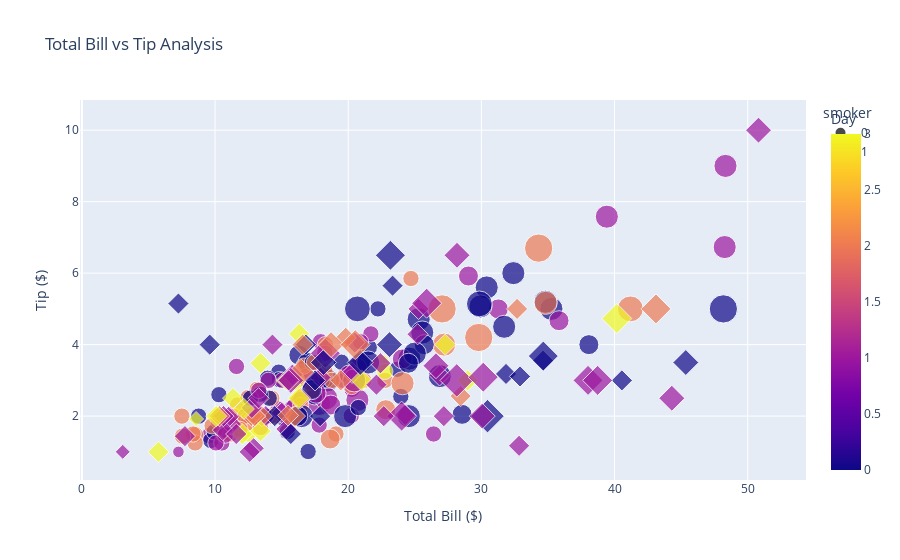

Source (notebook cell):
### Code cell
import pandas as pd
import plotly.express as px

data = pd.read_csv('tips.csv')

data["sex"] = data["sex"].map({"Female": 0, "Male": 1})
data["smoker"] = data["smoker"].map({"No": 0, "Yes": 1})
data["day"] = data["day"].map({"Sun": 0, "Sat": 1, "Thur": 2, "Fri": 3})
data["time"] = data["time"].map({"Lunch": 0, "Dinner": 1})

figure = px.scatter(
    data_frame=data,
    x="total_bill",
    y="tip",
    size="size",  # Parti büyüklüğünü belirler
    color="day",  # Renk günlere göre belirlenir
    symbol="smoker",  # Sigara içme durumuna göre sembol farklılaştırılır
    hover_name="sex",  # Hover sırasında cinsiyet bilgisi gösterilir
    hover_data=["time"],  # Hover sırasında yemek zamanı bilgisi gösterilir
    title="Total Bill vs Tip Analysis",
    labels={"total_bill": "Total Bill ($)", "tip": "Tip ($)", "size": "Party Size", "day": "Day"},
    
)

figure.show()
# import seaborn as sns
# import matplotlib.pyplot as plt

# # 'tip' sütunu ile diğer değişkenler arasındaki korelasyonların hesaplanması
# tip_correlation = data.corr()["tip"].drop("tip")  # 'tip' ile kendisi arasındaki korelasyonu çıkarıyoruz
# print(tip_correlation)

# # Bar grafiğinin çizilmesi
# plt.figure(figsize=(8, 5))
# sns.barplot(x=tip_correlation.index, y=tip_correlation.values, palette="viridis")

# # Grafiğe başlık ve etiketler eklenmesi
# plt.title("Korelasyon Katsayıları (tip ile diğer değişkenler)", fontsize=14)
# plt.ylabel("Korelasyon Katsayısı")
# plt.xticks(rotation=45)
# plt.tight_layout()

# # Grafiğin gösterilmesi
# plt.show()

### Figure 1 — Plotly figure (JSON) as saved in the notebook; plotly's stock layout.template omitted (floating-point values rounded to 4 significant figures; data arrays with more than 128 entries replaced by an {"elided": "..."} marker saying what was removed)
{"data": [{"customdata": {"elided": "151x1 int values"}, "hovertemplate": "<b>%{hovertext}</b><br><br>smoker=0<br>Total Bill ($)=%{x}<br>Tip ($)=%{y}<br>Party Size=%{marker.size}<br>time=%{customdata[0]}<br>Day=%{marker.color}<extra></extra>", "hovertext": {"elided": "151 int values"}, "legendgroup": "0", "marker": {"color": {"elided": "151 int values"}, "coloraxis": "coloraxis", "size": {"elided": "151 int values"}, "sizemode": "area", "sizeref": 0.015, "symbol": "circle"}, "mode": "markers", "name": "0", "orientation": "v", "showlegend": true, "type": "scatter", "x": {"elided": "151 float values"}, "xaxis": "x", "y": {"elided": "151 float values"}, "yaxis": "y"}, {"customdata": [[1], [1], [1], [1], [1], [1], [1], [1], [1], [1], [1], [0], [0], [1], [1], [1], [1], [1], [1], [1], [1], [1], [1], [1], [1], [1], [1], [1], [0], [1], [1], [1], [1], [1], [1], [1], [1], [1], [1], [1], [1], [1], [1], [1], [1], [1], [1], [1], [1], [1], [1], [1], [0], [0], [0], [0], [0], [0], [0], [0], [0], [0], [0], [0], [0], [0], [1], [1], [1], [1], [1], [1], [1], [1], [1], [1], [1], [1], [1], [0], [0], [0], [0], [0], [0], [1], [1], [1], [1], [1], [1], [1], [1]], "hovertemplate": "<b>%{hovertext}</b><br><br>smoker=1<br>Total Bill ($)=%{x}<br>Tip ($)=%{y}<br>Party Size=%{marker.size}<br>time=%{customdata[0]}<br>Day=%{marker.color}<extra></extra>", "hovertext": [1, 1, 1, 1, 1, 1, 0, 1, 0, 0, 1, 1, 1, 1, 0, 0, 1, 1, 1, 1, 0, 0, 0, 0, 1, 1, 1, 0, 1, 0, 0, 0, 1, 1, 1, 1, 1, 1, 1, 1, 0, 1, 1, 1, 1, 1, 1, 0, 1, 0, 1, 1, 0, 1, 1, 1, 1, 0, 0, 1, 1, 0, 0, 0, 1, 0, 1, 1, 1, 0, 1, 1, 0, 0, 0, 1, 1, 1, 0, 1, 0, 1, 1, 0, 0, 0, 1, 1, 1, 1, 1, 0, 1], "legendgroup": "1", "marker": {"color": [1, 1, 1, 1, 1, 1, 1, 1, 1, 1, 1, 2, 2, 3, 3, 3, 3, 3, 3, 3, 3, 3, 1, 1, 1, 1, 1, 1, 2, 0, 1, 1, 1, 1, 0, 0, 0, 0, 0, 0, 0, 0, 0, 0, 0, 0, 0, 0, 0, 0, 0, 0, 2, 2, 2, 2, 2, 2, 2, 2, 2, 2, 2, 2, 2, 2, 1, 1, 1, 1, 1, 1, 1, 1, 1, 1, 1, 1, 1, 3, 3, 3, 3, 3, 3, 1, 1, 1, 1, 1, 1, 1, 1], "coloraxis": "coloraxis", "size": [4, 2, 2, 2, 2, 4, 1, 2, 2, 2, 2, 2, 2, 2, 2, 2, 4, 2, 2, 2, 2, 2, 3, 2, 2, 2, 2, 2, 2, 2, 2, 2, 3, 2, 2, 2, 2, 2, 2, 2, 2, 2, 4, 2, 3, 4, 2, 3, 5, 3, 3, 2, 2, 2, 2, 2, 2, 4, 2, 2, 3, 2, 2, 2, 4, 3, 3, 4, 2, 2, 3, 4, 2, 3, 2, 5, 2, 2, 4, 2, 2, 1, 2, 2, 2, 2, 4, 3, 2, 2, 2, 2, 2], "sizemode": "area", "sizeref": 0.015, "symbol": "diamond"}, "mode": "markers", "name": "1", "orientation": "v", "showlegend": true, "type": "scatter", "x": [38.01, 11.24, 20.29, 13.81, 11.02, 18.29, 3.07, 15.01, 26.86, 25.28, 17.92, 19.44, 32.68, 28.97, 5.75, 16.32, 40.17, 27.28, 12.03, 21.01, 11.35, 15.38, 44.3, 22.42, 15.36, 20.49, 25.21, 14.31, 16, 17.51, 10.59, 10.63, 50.81, 15.81, 7.25, 31.85, 16.82, 32.9, 17.89, 14.48, 9.6, 34.63, 34.65, 23.33, 45.35, 23.17, 40.55, 20.9, 30.46, 18.15, 23.1, 15.69, 19.81, 28.44, 15.48, 16.58, 10.34, 43.11, 13, 13.51, 18.71, 12.74, 13, 16.4, 20.53, 16.47, 26.59, 38.73, 24.27, 12.76, 30.06, 25.89, 13.27, 28.17, 12.9, 28.15, 11.59, 7.74, 30.14, 12.16, 13.42, 8.58, 13.42, 16.27, 10.09, 22.12, 24.01, 15.69, 15.53, 12.6, 32.83, 27.18, 22.67], "xaxis": "x", "y": [3, 1.76, 3.21, 2, 1.98, 3.76, 1, 2.09, 3.14, 5, 3.08, 3, 5, 3, 1, 4.3, 4.73, 4, 1.5, 3, 2.5, 3, 2.5, 3.48, 1.64, 4.06, 4.29, 4, 2, 3, 1.61, 2, 10, 3.16, 5.15, 3.18, 4, 3.11, 2, 2, 4, 3.55, 3.68, 5.65, 3.5, 6.5, 3, 3.5, 2, 3.5, 4, 1.5, 4.19, 2.56, 2.02, 4, 2, 5, 2, 2, 4, 2.01, 2, 2.5, 4, 3.23, 3.41, 3, 2.03, 2.23, 2, 5.16, 2.5, 6.5, 1.1, 3, 1.5, 1.44, 3.09, 2.2, 3.48, 1.92, 1.58, 2.5, 2, 2.88, 2, 3, 3, 1, 1.17, 2, 2], "yaxis": "y"}], "layout": {"coloraxis": {"colorbar": {"title": {"text": "Day"}}, "colorscale": [[0, "#0d0887"], [0.1111, "#46039f"], [0.2222, "#7201a8"], [0.3333, "#9c179e"], [0.4444, "#bd3786"], [0.5556, "#d8576b"], [0.6667, "#ed7953"], [0.7778, "#fb9f3a"], [0.8889, "#fdca26"], [1, "#f0f921"]]}, "legend": {"itemsizing": "constant", "title": {"text": "smoker"}, "tracegroupgap": 0}, "title": {"text": "Total Bill vs Tip Analysis"}, "xaxis": {"anchor": "y", "domain": [0, 1], "title": {"text": "Total Bill ($)"}}, "yaxis": {"anchor": "x", "domain": [0, 1], "title": {"text": "Tip ($)"}}}}
